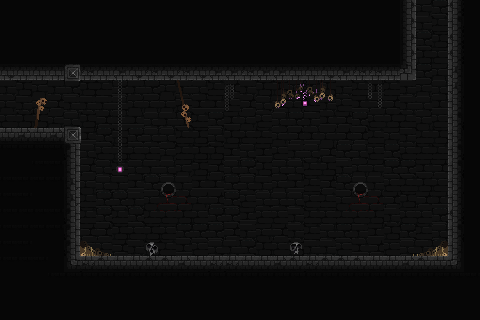

This is a level from a 2D game, rendered from its Tiled map with the project's own tilesets. A one-line summary and the complete map file follow:
An orthogonal 30x20 tile map with 16x16 px tiles, 4 tile layers (BackGround, BackDeco, Platform, ForeDeco).

<map version="1.10" tiledversion="1.11.2" orientation="orthogonal" renderorder="right-down" width="30" height="20" tilewidth="16" tileheight="16" infinite="0" nextlayerid="5" nextobjectid="1">
 <tileset firstgid="1" source="Castle Of Bones.tsx" />
 <layer id="2" name="BackGround" width="30" height="20">
  <data encoding="csv">
667,708,709,667,748,747,667,748,709,748,747,667,747,709,668,748,667,707,747,707,707,667,707,669,709,707,707,667,667,749,
669,749,747,747,669,709,707,749,669,748,667,749,747,709,708,709,707,707,749,708,749,669,667,709,748,708,669,747,749,749,
708,707,667,748,669,749,708,669,669,748,748,749,667,747,707,747,749,667,708,748,669,749,668,668,747,747,667,749,708,669,
668,669,669,709,709,748,708,669,747,748,747,709,749,667,707,749,669,668,707,747,748,708,707,747,669,747,749,748,707,747,
669,708,708,707,707,748,707,747,668,669,747,707,749,748,749,708,749,709,749,667,667,668,707,749,667,667,667,707,668,749,
669,749,707,669,667,749,747,667,669,667,707,669,668,747,709,669,749,749,707,708,749,669,747,708,747,669,707,668,668,707,
707,669,709,709,669,669,669,668,707,707,707,748,708,708,748,709,668,709,707,747,669,748,708,709,709,669,668,708,709,669,
748,749,749,707,668,749,709,708,708,668,669,667,747,667,708,707,748,668,667,669,708,709,667,748,749,747,707,748,749,708,
748,708,749,747,669,708,667,749,667,668,668,747,749,668,749,748,747,707,709,708,707,709,709,747,707,669,747,749,708,709,
669,669,667,668,748,668,748,749,748,748,707,747,749,749,708,668,708,748,669,668,709,667,668,748,667,748,747,747,709,707,
669,669,749,669,747,709,668,747,668,669,668,707,749,709,668,667,749,668,668,747,749,669,707,707,667,667,708,709,747,667,
709,668,748,748,748,707,668,669,708,351,352,353,708,708,667,668,669,707,708,747,709,351,352,353,748,747,749,748,668,749,
748,708,667,667,709,747,667,667,669,391,392,393,707,709,667,748,668,668,668,748,747,391,392,393,709,749,709,708,749,748,
667,749,748,669,668,747,667,747,667,431,432,433,748,667,667,708,748,748,669,747,748,431,432,433,669,748,748,667,707,709,
669,668,747,709,669,709,709,749,748,749,748,667,667,667,709,669,707,709,669,747,668,667,669,708,749,667,747,668,667,667,
669,709,747,747,667,748,748,709,669,749,747,708,748,668,669,667,749,748,749,669,669,748,708,709,748,668,669,667,668,667,
668,749,668,709,708,667,708,748,747,749,668,709,667,708,707,668,667,749,709,708,668,667,748,669,747,709,708,707,749,749,
748,747,708,668,747,749,669,667,707,708,708,669,749,668,707,709,709,748,667,747,708,749,667,708,748,747,708,707,669,709,
707,668,667,747,749,707,747,747,747,748,708,708,668,668,668,669,748,747,748,707,747,669,668,667,707,669,748,668,667,708,
708,669,748,707,748,748,747,748,707,669,708,747,668,668,668,668,709,669,709,749,747,708,749,748,707,748,669,667,709,749
</data>
 </layer>
 <layer id="4" name="BackDeco" width="30" height="20">
  <data encoding="csv">
0,0,0,0,0,0,0,0,0,0,0,0,0,0,0,0,0,0,0,0,0,0,0,0,0,0,0,0,0,0,
0,0,0,0,0,0,0,0,0,0,0,0,0,0,0,0,0,0,0,0,461,461,461,461,461,0,0,0,0,0,
0,0,0,0,0,0,0,0,0,0,0,0,0,0,0,0,0,0,0,0,0,0,0,0,0,0,0,0,0,0,
0,0,0,0,0,0,0,0,0,0,0,0,0,0,0,0,0,0,0,0,0,0,0,0,0,0,0,0,0,0,
0,0,0,0,0,0,0,0,0,0,0,0,0,0,0,0,0,0,0,0,0,0,0,0,0,0,0,0,0,0,
0,0,0,0,0,0,0,67,0,0,0,0,0,0,28,0,0,0,0,0,0,0,0,30,0,0,0,0,0,0,
0,0,0,0,0,0,0,67,0,0,0,0,0,0,68,0,0,0,0,0,0,0,0,70,0,0,0,0,0,0,
0,0,0,0,0,0,0,67,0,0,0,0,0,0,0,0,0,0,0,0,0,0,0,72,0,0,0,0,0,0,
0,0,0,0,0,0,0,67,0,0,0,0,0,0,0,0,0,0,0,0,0,72,0,72,0,0,0,0,0,0,
0,0,0,0,0,0,0,67,0,0,0,0,0,0,0,0,0,0,0,0,0,0,0,72,0,0,0,0,0,0,
0,0,0,0,0,0,0,107,0,0,0,0,0,0,0,0,0,0,0,0,0,0,0,0,0,0,0,0,0,0,
0,0,0,0,0,0,0,0,0,0,0,0,0,0,0,0,0,0,0,0,0,0,0,0,0,0,0,0,0,0,
0,0,0,0,0,0,0,0,0,0,0,0,0,0,0,0,0,0,0,0,0,0,0,0,0,0,0,0,0,0,
0,0,0,0,0,0,0,0,0,0,0,0,0,0,0,0,0,0,0,0,0,0,0,0,0,0,0,0,0,0,
0,0,0,0,0,0,0,0,0,0,0,0,0,0,0,0,0,0,0,0,0,0,0,0,0,0,0,0,0,0,
0,0,0,0,0,830,831,0,0,141,0,0,0,0,0,0,0,0,140,0,0,0,0,0,0,826,827,828,0,0,
0,0,0,0,0,0,0,0,0,0,0,0,0,0,0,0,0,0,0,0,0,0,0,0,0,0,0,0,0,0,
0,0,0,0,0,0,0,0,0,0,0,0,0,0,0,0,0,0,0,0,0,0,0,0,0,0,0,0,0,0,
0,0,0,0,0,0,0,0,0,0,0,0,0,0,0,0,0,0,0,0,0,0,0,0,0,0,0,0,0,0,
0,0,0,0,0,0,0,0,0,0,0,0,0,0,0,0,0,0,0,0,0,0,0,0,0,0,0,0,0,0
</data>
 </layer>
 <layer id="1" name="Platform" width="30" height="20">
  <data encoding="csv">
260,260,260,260,260,260,260,260,260,260,260,260,260,260,260,260,260,260,260,260,260,260,260,260,260,223,460,461,218,261,
300,300,300,300,300,300,300,300,300,300,300,300,300,300,300,300,300,300,300,300,300,300,300,300,300,223,460,461,338,301,
260,260,260,260,260,260,260,260,260,260,260,260,260,260,260,260,260,260,260,260,260,260,260,260,260,223,460,461,218,301,
300,300,300,300,300,300,300,300,300,300,300,300,300,300,300,300,300,300,300,300,300,300,300,300,300,223,460,461,218,260,
381,380,380,380,383,382,380,379,381,382,381,382,381,379,379,382,379,379,380,380,381,379,382,382,380,268,460,461,298,260,
462,462,0,0,423,0,0,0,0,0,0,0,0,0,0,0,0,0,0,0,0,0,0,0,0,460,461,461,298,260,
462,462,0,0,0,0,0,0,0,0,0,0,0,0,0,0,0,0,0,0,0,0,0,0,0,0,0,0,258,260,
462,462,462,0,143,144,0,0,0,0,0,0,0,0,0,0,0,0,0,0,0,0,0,0,0,0,0,0,338,260,
181,182,181,182,183,184,0,0,0,0,0,0,0,0,0,0,0,0,0,0,0,0,0,0,0,0,0,0,258,260,
220,220,220,221,343,0,0,0,0,0,0,0,0,0,0,0,0,0,0,0,0,0,0,0,0,0,0,0,338,300,
260,260,220,221,263,0,0,0,0,0,0,0,0,0,0,0,0,0,0,0,0,0,0,0,0,0,0,0,338,300,
220,221,221,221,303,0,0,0,0,0,0,0,0,0,0,0,0,0,0,0,0,0,0,0,0,0,0,0,258,300,
220,221,261,261,303,0,0,0,0,0,0,0,0,0,0,0,0,0,0,0,0,0,0,0,0,0,0,0,258,260,
220,220,220,221,343,0,0,0,0,0,0,0,0,0,0,0,0,0,0,0,0,0,0,0,0,0,0,0,218,300,
220,221,221,221,343,0,0,0,0,0,0,0,0,0,0,0,0,0,0,0,0,0,0,0,0,0,0,0,338,300,
220,221,261,261,343,0,0,0,0,0,0,0,0,0,0,0,0,0,0,0,0,0,0,0,0,0,0,0,258,300,
220,220,221,301,230,179,180,181,181,180,180,182,181,179,179,181,181,182,180,179,180,180,180,181,181,182,180,181,231,300,
260,260,261,220,220,220,220,220,220,220,220,220,220,220,220,220,220,220,220,220,220,220,220,220,220,220,220,220,220,221,
300,300,301,260,260,260,260,260,260,260,260,260,260,260,260,260,260,260,260,260,260,260,260,260,260,260,260,260,260,261,
300,300,300,300,300,300,300,300,300,300,300,300,300,300,300,300,300,300,300,300,300,300,300,300,300,300,300,300,300,301
</data>
 </layer>
 <layer id="3" name="ForeDeco" width="30" height="20">
  <data encoding="csv">
0,0,0,0,0,0,0,0,0,0,0,0,0,0,0,0,0,0,0,0,0,0,0,0,0,0,0,0,0,0,
0,0,0,0,0,0,0,0,0,0,0,0,0,0,0,0,0,0,0,0,0,0,0,0,0,0,0,0,0,0,
0,0,0,0,0,0,0,0,0,0,0,0,0,0,0,0,0,0,0,0,0,0,0,0,0,0,0,0,0,0,
0,0,0,0,0,0,0,0,0,0,0,0,0,0,0,0,0,0,0,0,0,0,0,0,0,0,0,0,0,0,
0,0,0,0,0,0,0,0,0,0,0,0,0,0,0,0,0,0,0,0,0,0,0,0,0,0,0,0,0,0,
0,0,0,542,0,0,0,0,0,0,0,3221225795,0,0,0,0,0,859,860,861,862,0,0,0,0,0,0,0,0,0,
0,0,282,542,0,0,0,0,0,0,0,3221225755,0,0,0,0,0,899,900,901,902,0,0,0,0,0,0,0,0,0,
0,0,322,542,0,0,0,0,0,0,0,3221225715,0,0,0,0,0,0,0,0,0,0,0,0,0,0,0,0,0,0,
0,0,0,0,0,0,0,0,0,0,0,0,0,0,0,0,0,0,0,0,0,0,0,0,0,0,0,0,0,0,
0,0,0,0,0,0,0,0,0,0,0,0,0,0,0,0,0,0,0,0,0,0,0,0,0,0,0,0,0,0,
0,0,0,0,0,0,0,0,0,0,0,0,0,0,0,0,0,0,0,0,0,0,0,0,0,0,0,0,0,0,
0,0,0,0,0,0,0,0,0,0,0,0,0,0,0,0,0,0,0,0,0,0,0,0,0,0,0,0,0,0,
0,0,0,0,0,0,0,0,0,0,0,0,0,0,0,0,0,0,0,0,0,0,0,0,0,0,0,0,0,0,
0,0,0,0,0,0,0,0,0,0,0,0,0,0,0,0,0,0,0,0,0,0,0,0,0,0,0,0,0,0,
0,0,0,0,0,0,0,0,0,0,0,0,0,0,0,0,0,0,0,0,0,0,0,0,0,0,0,0,0,0,
0,0,0,0,0,0,0,0,0,0,0,0,0,0,0,0,0,0,0,0,0,0,0,0,0,0,0,0,0,0,
0,0,0,0,0,0,0,0,0,0,0,0,0,0,0,0,0,0,0,0,0,0,0,0,0,0,0,0,0,0,
0,0,0,0,0,0,0,0,0,0,0,0,0,0,0,0,0,0,0,0,0,0,0,0,0,0,0,0,0,0,
0,0,0,0,0,0,0,0,0,0,0,0,0,0,0,0,0,0,0,0,0,0,0,0,0,0,0,0,0,0,
0,0,0,0,0,0,0,0,0,0,0,0,0,0,0,0,0,0,0,0,0,0,0,0,0,0,0,0,0,0
</data>
 </layer>
</map>
